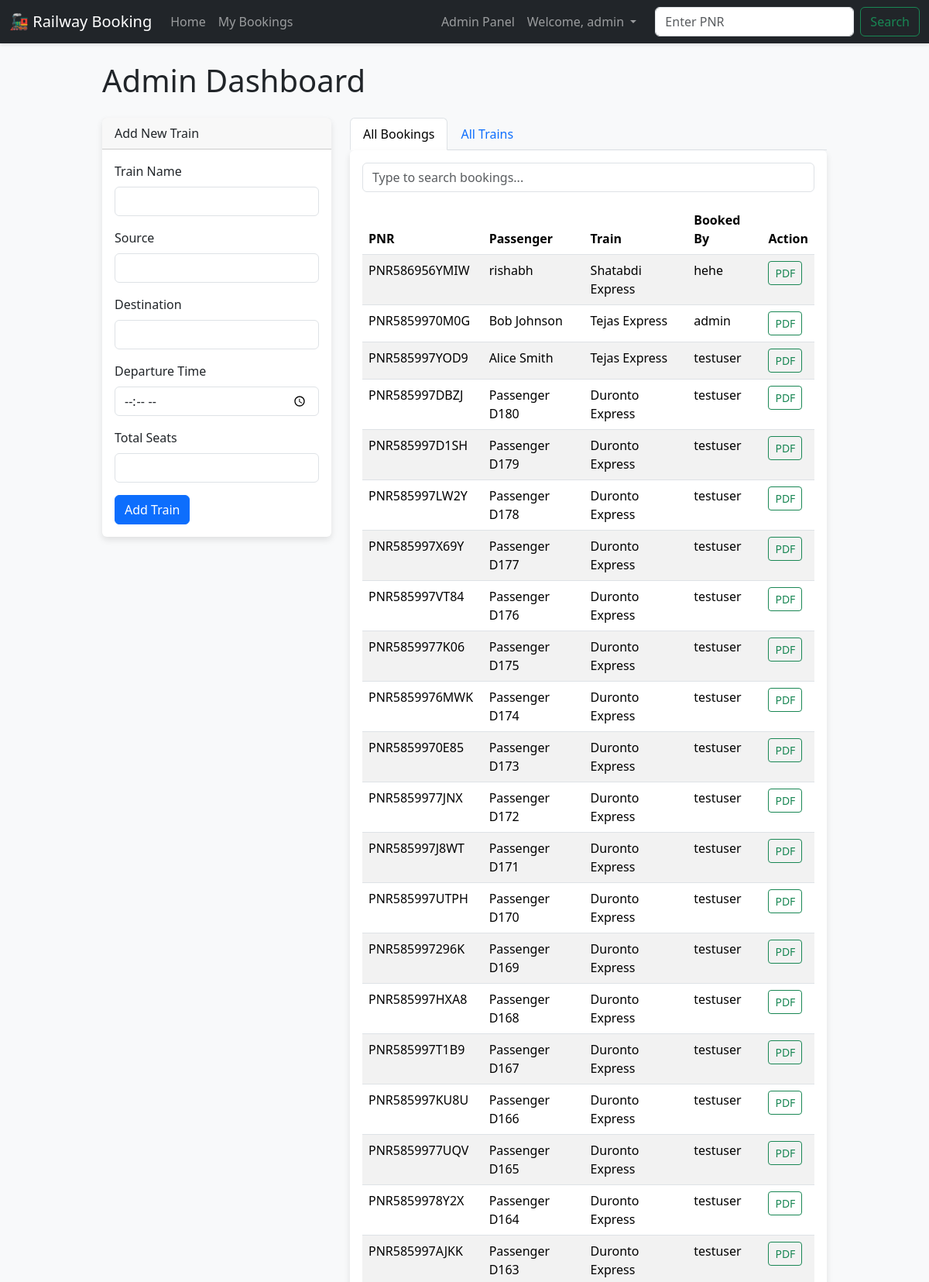
The app's page /admin/dashboard (signed in, upper part) with its own data.
### app.py (models this page shows, shortened)
class Booking(db.Model):
    id = db.Column(db.Integer, primary_key=True)
    pnr_number = db.Column(db.String(20), unique=True, nullable=False)
    train_id = db.Column(db.Integer, db.ForeignKey('train.id'), nullable=False)
    user_id = db.Column(db.Integer, db.ForeignKey('user.id'), nullable=False)
    passenger_name = db.Column(db.String(100), nullable=False)
    passenger_age = db.Column(db.Integer, nullable=False)
    seat_class = db.Column(db.String(50), nullable=False, default='Sleeper')
    status = db.Column(db.String(20), default='Confirmed')
    train = db.relationship('Train', backref=db.backref('bookings', lazy=True))
    user = db.relationship('User', backref=db.backref('bookings', lazy=True))

class Train(db.Model):
    id = db.Column(db.Integer, primary_key=True)
    train_name = db.Column(db.String(100), nullable=False)
    source = db.Column(db.String(100), nullable=False)
    destination = db.Column(db.String(100), nullable=False)
    departure_time = db.Column(db.String(10), nullable=False) # e.g., '06:15'
    total_seats = db.Column(db.Integer, nullable=False)

class User(db.Model):
    id = db.Column(db.Integer, primary_key=True)
    username = db.Column(db.String(80), unique=True, nullable=False)
    password_hash = db.Column(db.String(256), nullable=False)
    role = db.Column(db.String(20), nullable=False, default='user') # Roles: 'user' or 'admin'
    email = db.Column(db.String(20), nullable=False, default='user')
    phone_number = db.Column(db.String(20), nullable=True)

### app.py (the view)
@app.route('/admin/dashboard')
def admin_dashboard():
    if not session.get('is_admin'):
        flash('You must be an admin to access this page.', 'danger')
        return redirect(url_for('login'))
    all_bookings = Booking.query.order_by(Booking.id.desc()).all()
    all_trains = Train.query.order_by(Train.train_name).all()
    return render_template('admin_dashboard.html', bookings=all_bookings, trains=all_trains)

### templates/admin_dashboard.html (shortened to what this page needs)
{% extends 'base.html' %}
{% block content %}
<h1 class="display-6 mb-4">Admin Dashboard</h1>
<div class="row">
  <div class="col-md-4">
    <div class="card">
      <div class="card-header">Add New Train</div>
      <div class="card-body">
        <form action="{{ url_for('add_train') }}" method="post">
          <div class="mb-3"><label for="train_name" class="form-label">Train Name</label><input type="text" class="form-control" id="train_name" name="train_name" required></div>
          <div class="mb-3"><label for="source" class="form-label">Source</label><input type="text" class="form-control" id="source" name="source" required></div>
          <div class="mb-3"><label for="destination" class="form-label">Destination</label><input type="text" class="form-control" id="destination" name="destination" required></div>
          <div class="mb-3"><label for="departure_time" class="form-label">Departure Time</label><input type="time" class="form-control" id="departure_time" name="departure_time" required></div>
          <div class="mb-3"><label for="total_seats" class="form-label">Total Seats</label><input type="number" class="form-control" id="total_seats" name="total_seats" min="0" required></div>
          <button type="submit" class="btn btn-primary">Add Train</button>
        </form>
      </div>
    </div>
  </div>
  <div class="col-md-8">
    <ul class="nav nav-tabs" id="adminTab" role="tablist">
      <li class="nav-item" role="presentation">
        <button class="nav-link active" id="bookings-tab" data-bs-toggle="tab" data-bs-target="#bookings" type="button" role="tab">All Bookings</button>
      </li>
      <li class="nav-item" role="presentation">
        <button class="nav-link" id="trains-tab" data-bs-toggle="tab" data-bs-target="#trains" type="button" role="tab">All Trains</button>
      </li>
    </ul>
    <div class="tab-content" id="adminTabContent">
      <div class="tab-pane fade show active" id="bookings" role="tabpanel">
        <div class="card">
          <div class="card-body">
            <input type="text" id="bookingSearch" class="form-control mb-3" placeholder="Type to search bookings...">
            <div class="table-responsive">
              <table class="table table-striped table-hover">
                <thead>
                  <tr>
                    <th>PNR</th>
                    <th>Passenger</th>
                    <th>Train</th>
                    <th>Booked By</th>
                    <th>Action</th>
                  </tr>
                </thead>
                <tbody id="bookingsTable">
                  {% for booking in bookings %}
                  <tr>
                    <td>{{ booking.pnr_number }}</td>
                    <td>{{ booking.passenger_name }}</td>
                    <td>{{ booking.train.train_name }}</td>
                    <td>{{ booking.user.username }}</td>
                    <td>
                      <a href="{{ url_for('download_ticket', pnr=booking.pnr_number) }}" class="btn btn-sm btn-outline-success">PDF</a>
                    </td>
                  </tr>
                  {% endfor %}
                </tbody>
              </table>
            </div>
          </div>
        </div>
      </div>
    </div>
  </div>
</div>
{% endblock %}

### static/css/style.css (style rules this page uses)
body { background-color: #f8f9fa; }
.card { border: none; box-shadow: 0 4px 8px rgba(0,0,0,.1); }

### records on screen
Booking: pnr_number "PNR586956YMIW", passenger_name "rishabh", train.train_name "Shatabdi Express", user.username "hehe"
Booking: pnr_number "PNR5859970M0G", passenger_name "Bob Johnson", train.train_name "Tejas Express", user.username "admin"
Booking: pnr_number "PNR585997YOD9", passenger_name "Alice Smith", train.train_name "Tejas Express", user.username "testuser"
Booking: pnr_number "PNR585997DBZJ", passenger_name "Passenger D180", train.train_name "Duronto Express", user.username "testuser"
Booking: pnr_number "PNR585997D1SH", passenger_name "Passenger D179", train.train_name "Duronto Express", user.username "testuser"
Booking: pnr_number "PNR585997LW2Y", passenger_name "Passenger D178", train.train_name "Duronto Express", user.username "testuser"
Booking: pnr_number "PNR585997X69Y", passenger_name "Passenger D177", train.train_name "Duronto Express", user.username "testuser"
Booking: pnr_number "PNR585997VT84", passenger_name "Passenger D176", train.train_name "Duronto Express", user.username "testuser"
Booking: pnr_number "PNR5859977K06", passenger_name "Passenger D175", train.train_name "Duronto Express", user.username "testuser"
Booking: pnr_number "PNR5859976MWK", passenger_name "Passenger D174", train.train_name "Duronto Express", user.username "testuser"
Booking: pnr_number "PNR5859970E85", passenger_name "Passenger D173", train.train_name "Duronto Express", user.username "testuser"
Booking: pnr_number "PNR5859977JNX", passenger_name "Passenger D172", train.train_name "Duronto Express", user.username "testuser"
Booking: pnr_number "PNR585997J8WT", passenger_name "Passenger D171", train.train_name "Duronto Express", user.username "testuser"
Booking: pnr_number "PNR585997UTPH", passenger_name "Passenger D170", train.train_name "Duronto Express", user.username "testuser"
Booking: pnr_number "PNR585997296K", passenger_name "Passenger D169", train.train_name "Duronto Express", user.username "testuser"
Booking: pnr_number "PNR585997HXA8", passenger_name "Passenger D168", train.train_name "Duronto Express", user.username "testuser"
Booking: pnr_number "PNR585997T1B9", passenger_name "Passenger D167", train.train_name "Duronto Express", user.username "testuser"
Booking: pnr_number "PNR585997KU8U", passenger_name "Passenger D166", train.train_name "Duronto Express", user.username "testuser"
Booking: pnr_number "PNR5859977UQV", passenger_name "Passenger D165", train.train_name "Duronto Express", user.username "testuser"
Booking: pnr_number "PNR5859978Y2X", passenger_name "Passenger D164", train.train_name "Duronto Express", user.username "testuser"
Booking: pnr_number "PNR585997AJKK", passenger_name "Passenger D163", train.train_name "Duronto Express", user.username "testuser"

### other values on screen
{{ session.username }} "admin"
